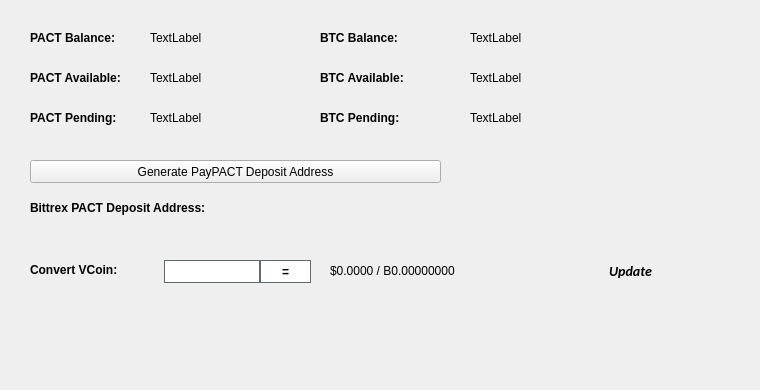
   <widget class="QWidget" name="BalanceTab">
    <attribute name="title">
     <string>Balance</string>
    </attribute>
    <widget class="QLabel" name="BitcoinBalanceLabel">
     <property name="geometry">
      <rect>
       <x>470</x>
       <y>30</y>
       <width>150</width>
       <height>16</height>
      </rect>
     </property>
     <property name="text">
      <string>TextLabel</string>
     </property>
    </widget>
    <widget class="QLabel" name="PACTBalanceLabel">
     <property name="geometry">
      <rect>
       <x>150</x>
       <y>30</y>
       <width>150</width>
       <height>16</height>
      </rect>
     </property>
     <property name="text">
      <string>TextLabel</string>
     </property>
    </widget>
    <widget class="QLabel" name="label_11">
     <property name="geometry">
      <rect>
       <x>30</x>
       <y>30</y>
       <width>101</width>
       <height>16</height>
      </rect>
     </property>
     <property name="font">
      <font>
       <weight>75</weight>
       <bold>true</bold>
      </font>
     </property>
     <property name="text">
      <string>PACT Balance:</string>
     </property>
    </widget>
    <widget class="QLabel" name="label_12">
     <property name="geometry">
      <rect>
       <x>320</x>
       <y>30</y>
       <width>101</width>
       <height>16</height>
      </rect>
     </property>
     <property name="font">
      <font>
       <weight>75</weight>
       <bold>true</bold>
      </font>
     </property>
     <property name="text">
      <string>BTC Balance:</string>
     </property>
    </widget>
    <widget class="QLabel" name="PACTAvailableLabel_2">
     <property name="geometry">
      <rect>
       <x>150</x>
       <y>70</y>
       <width>150</width>
       <height>16</height>
      </rect>
     </property>
     <property name="text">
      <string>TextLabel</string>
     </property>
    </widget>
    <widget class="QLabel" name="label_13">
     <property name="geometry">
      <rect>
       <x>30</x>
       <y>70</y>
       <width>111</width>
       <height>16</height>
      </rect>
     </property>
     <property name="font">
      <font>
       <weight>75</weight>
       <bold>true</bold>
      </font>
     </property>
     <property name="text">
      <string>PACT Available:</string>
     </property>
    </widget>
    <widget class="QLabel" name="label_14">
     <property name="geometry">
      <rect>
       <x>30</x>
       <y>110</y>
       <width>101</width>
       <height>16</height>
      </rect>
     </property>
     <property name="font">
      <font>
       <weight>75</weight>
       <bold>true</bold>
      </font>
     </property>
     <property name="text">
      <string>PACT Pending:</string>
     </property>
    </widget>
    <widget class="QLabel" name="PACTPendingLabel">
     <property name="geometry">
      <rect>
       <x>150</x>
       <y>110</y>
       <width>150</width>
       <height>16</height>
      </rect>
     </property>
     <property name="text">
      <string>TextLabel</string>
     </property>
    </widget>
    <widget class="QLabel" name="label_15">
     <property name="geometry">
      <rect>
       <x>320</x>
       <y>70</y>
       <width>111</width>
       <height>16</height>
      </rect>
     </property>
     <property name="font">
      <font>
       <weight>75</weight>
       <bold>true</bold>
      </font>
     </property>
     <property name="text">
      <string>BTC Available:</string>
     </property>
    </widget>
    <widget class="QLabel" name="BitcoinAvailableLabel">
     <property name="geometry">
      <rect>
       <x>470</x>
       <y>70</y>
       <width>150</width>
       <height>16</height>
      </rect>
     </property>
     <property name="text">
      <string>TextLabel</string>
     </property>
    </widget>
    <widget class="QLabel" name="label_31">
     <property name="geometry">
      <rect>
       <x>320</x>
       <y>110</y>
       <width>111</width>
       <height>16</height>
      </rect>
     </property>
     <property name="font">
      <font>
       <weight>75</weight>
       <bold>true</bold>
      </font>
     </property>
     <property name="text">
      <string>BTC Pending:</string>
     </property>
    </widget>
    <widget class="QLabel" name="BitcoinPendingLabel">
     <property name="geometry">
      <rect>
       <x>470</x>
       <y>110</y>
       <width>150</width>
       <height>16</height>
      </rect>
     </property>
     <property name="text">
      <string>TextLabel</string>
     </property>
    </widget>
    <widget class="QLabel" name="label_33">
     <property name="geometry">
      <rect>
       <x>30</x>
       <y>200</y>
       <width>221</width>
       <height>16</height>
      </rect>
     </property>
     <property name="font">
      <font>
       <weight>75</weight>
       <bold>true</bold>
      </font>
     </property>
     <property name="text">
      <string>Bittrex PACT Deposit Address:</string>
     </property>
    </widget>
    <widget class="QPushButton" name="GenDepositBTN">
     <property name="geometry">
      <rect>
       <x>30</x>
       <y>160</y>
       <width>411</width>
       <height>23</height>
      </rect>
     </property>
     <property name="text">
      <string>Generate PayPACT Deposit Address</string>
     </property>
     <property name="icon">
      <iconset resource="../PayPACT.qrc">
       <normaloff>:/icons/bitcoin</normaloff>:/icons/bitcoin</iconset>
     </property>
    </widget>
    <widget class="QLabel" name="DepositAddressLabel">
     <property name="geometry">
      <rect>
       <x>200</x>
       <y>200</y>
       <width>261</width>
       <height>16</height>
      </rect>
     </property>
     <property name="palette">
      <palette>
       <active>
        <colorrole role="WindowText">
         <brush brushstyle="SolidPattern">
          <color alpha="255">
           <red>0</red>
           <green>0</green>
           <blue>0</blue>
          </color>
         </brush>
        </colorrole>
        <colorrole role="Text">
         <brush brushstyle="SolidPattern">
          <color alpha="255">
           <red>0</red>
           <green>0</green>
           <blue>255</blue>
          </color>
         </brush>
        </colorrole>
       </active>
       <inactive>
        <colorrole role="WindowText">
         <brush brushstyle="SolidPattern">
          <color alpha="255">
           <red>0</red>
           <green>0</green>
           <blue>0</blue>
          </color>
         </brush>
        </colorrole>
        <colorrole role="Text">
         <brush brushstyle="SolidPattern">
          <color alpha="255">
           <red>0</red>
           <green>0</green>
           <blue>255</blue>
          </color>
         </brush>
        </colorrole>
       </inactive>
       <disabled>
        <colorrole role="WindowText">
         <brush brushstyle="SolidPattern">
          <color alpha="255">
           <red>120</red>
           <green>120</green>
           <blue>120</blue>
          </color>
         </brush>
        </colorrole>
        <colorrole role="Text">
         <brush brushstyle="SolidPattern">
          <color alpha="255">
           <red>120</red>
           <green>120</green>
           <blue>120</blue>
          </color>
         </brush>
        </colorrole>
       </disabled>
      </palette>
     </property>
     <property name="font">
      <font>
       <weight>75</weight>
       <bold>true</bold>
      </font>
     </property>
     <property name="text">
      <string/>
     </property>
     <property name="alignment">
      <set>Qt::AlignRight|Qt::AlignTrailing|Qt::AlignVCenter</set>
     </property>
     <property name="textInteractionFlags">
      <set>Qt::LinksAccessibleByMouse|Qt::TextSelectableByKeyboard|Qt::TextSelectableByMouse</set>
     </property>
    </widget>
    <widget class="QLabel" name="label_8">
     <property name="geometry">
      <rect>
       <x>460</x>
       <y>300</y>
       <width>281</width>
       <height>81</height>
      </rect>
     </property>
     <property name="text">
      <string/>
     </property>
     <property name="pixmap">
      <pixmap>:/images/bittrex</pixmap>
     </property>
    </widget>
    <widget class="QWidget" name="widgetConversion" native="true">
     <property name="geometry">
      <rect>
       <x>0</x>
       <y>250</y>
       <width>751</width>
       <height>43</height>
      </rect>
     </property>
     <property name="minimumSize">
      <size>
       <width>0</width>
       <height>43</height>
      </size>
     </property>
     <property name="styleSheet">
      <string notr="true"/>
     </property>
     <widget class="QPushButton" name="btnUpdateMarketData">
      <property name="geometry">
       <rect>
        <x>575</x>
        <y>0</y>
        <width>111</width>
        <height>41</height>
       </rect>
      </property>
      <property name="sizePolicy">
       <sizepolicy hsizetype="Expanding" vsizetype="Expanding">
        <horstretch>0</horstretch>
        <verstretch>0</verstretch>
       </sizepolicy>
      </property>
      <property name="font">
       <font>
        <family>calibri</family>
        <pointsize>-1</pointsize>
        <weight>75</weight>
        <italic>true</italic>
        <bold>true</bold>
       </font>
      </property>
      <property name="styleSheet">
       <string notr="true">margin:0px;text-align:center;padding:2px;border-radius:3px;font-style:italic;width:100px;font-size:14px;font-family:calibri;font-weight:600;</string>
      </property>
      <property name="text">
       <string>Update</string>
      </property>
      <property name="iconSize">
       <size>
        <width>150</width>
        <height>35</height>
       </size>
      </property>
      <property name="autoDefault">
       <bool>true</bool>
      </property>
      <property name="default">
       <bool>true</bool>
      </property>
     </widget>
     <widget class="QLabel" name="lblConvertVCoin">
      <property name="geometry">
       <rect>
        <x>30</x>
        <y>10</y>
        <width>131</width>
        <height>20</height>
       </rect>
      </property>
      <property name="styleSheet">
       <string notr="true"/>
      </property>
      <property name="text">
       <string>&lt;html&gt;&lt;head/&gt;&lt;body&gt;&lt;p&gt;&lt;span style=&quot; font-weight:600;&quot;&gt;Convert VCoin:&lt;/span&gt;&lt;/p&gt;&lt;/body&gt;&lt;/html&gt;</string>
      </property>
     </widget>
     <widget class="QLineEdit" name="txtConvertVCoinQty">
      <property name="geometry">
       <rect>
        <x>160</x>
        <y>10</y>
        <width>100</width>
        <height>23</height>
       </rect>
      </property>
      <property name="minimumSize">
       <size>
        <width>100</width>
        <height>23</height>
       </size>
      </property>
      <property name="maximumSize">
       <size>
        <width>100</width>
        <height>16777215</height>
       </size>
      </property>
      <property name="styleSheet">
       <string notr="true">border: 1px solid #61696c;margin-left:4px;</string>
      </property>
     </widget>
     <widget class="QPushButton" name="btnConvertPayPACT">
      <property name="geometry">
       <rect>
        <x>260</x>
        <y>10</y>
        <width>51</width>
        <height>23</height>
       </rect>
      </property>
      <property name="minimumSize">
       <size>
        <width>0</width>
        <height>23</height>
       </size>
      </property>
      <property name="styleSheet">
       <string notr="true">border:1px solid #61696c;background:white;font-weight:600;</string>
      </property>
      <property name="text">
       <string>=</string>
      </property>
     </widget>
     <widget class="QLabel" name="lblConvertVCoinResults">
      <property name="geometry">
       <rect>
        <x>330</x>
        <y>0</y>
        <width>201</width>
        <height>41</height>
       </rect>
      </property>
      <property name="styleSheet">
       <string notr="true"/>
      </property>
      <property name="text">
       <string>$0.0000 / B0.00000000</string>
      </property>
     </widget>
     <widget class="QLabel" name="iconOverviewUpdateWait">
      <property name="geometry">
       <rect>
        <x>670</x>
        <y>10</y>
        <width>24</width>
        <height>24</height>
       </rect>
      </property>
      <property name="text">
       <string/>
      </property>
      <property name="pixmap">
       <pixmap resource="../PayPACT.qrc">:/icons/transaction_1</pixmap>
      </property>
      <property name="scaledContents">
       <bool>true</bool>
      </property>
      <property name="alignment">
       <set>Qt::AlignCenter</set>
      </property>
     </widget>
    </widget>
   </widget>
